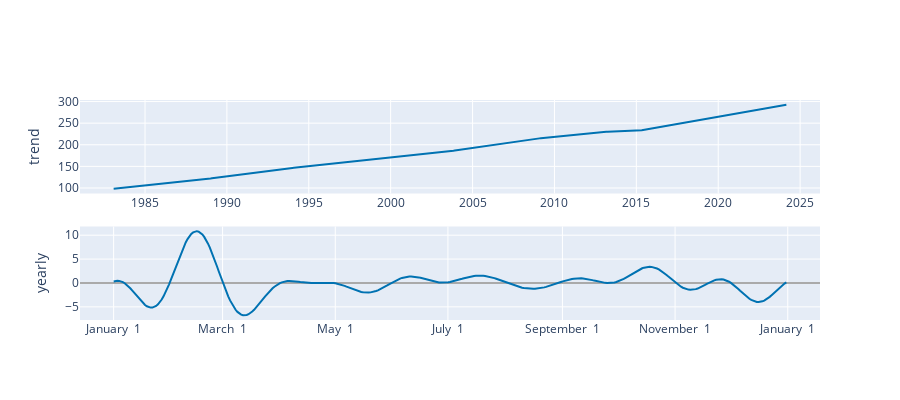

The notebook cell this image was saved under:
### Code cell
plot_components_plotly(m, forecast)

### Figure 1 — Plotly figure (JSON) as saved in the notebook; plotly's stock layout.template omitted (floating-point values rounded to 4 significant figures; data arrays with more than 128 entries replaced by an {"elided": "..."} marker saying what was removed)
{"data": [{"line": {"color": "#0072B2", "width": 2}, "mode": "lines", "name": "trend", "type": "scatter", "x": {"elided": "847 str values"}, "xaxis": "x", "y": {"elided": "847 float values"}, "yaxis": "y"}, {"line": {"color": "rgba(0, 114, 178, 0.2)", "width": 0}, "mode": "lines", "name": "trend_upper", "type": "scatter", "x": {"elided": "847 str values"}, "xaxis": "x", "y": {"elided": "847 float values"}, "yaxis": "y"}, {"fill": "tonexty", "fillcolor": "rgba(0, 114, 178, 0.2)", "line": {"color": "rgba(0, 114, 178, 0.2)", "width": 0}, "mode": "lines", "name": "trend_lower", "type": "scatter", "x": {"elided": "847 str values"}, "xaxis": "x", "y": {"elided": "847 float values"}, "yaxis": "y"}, {"line": {"color": "#0072B2", "width": 2}, "mode": "lines", "name": "yearly", "type": "scatter", "x": {"elided": "365 str values"}, "xaxis": "x2", "y": {"elided": "365 float values"}, "yaxis": "y2"}], "layout": {"height": 400, "showlegend": false, "width": 900, "xaxis": {"anchor": "y", "domain": [0, 1], "range": ["1981-01-11T20:24:00", "2026-03-20T03:36:00"], "type": "date"}, "xaxis2": {"anchor": "y2", "domain": [0, 1], "range": ["2016-12-13T18:54:02.958904115", "2018-01-18T11:04:57.863013581"], "tickformat": "%B %e", "type": "date"}, "yaxis": {"anchor": "x", "domain": [0.575, 1], "rangemode": "normal", "title": {"text": "trend"}, "zerolinecolor": "#AAA"}, "yaxis2": {"anchor": "x2", "domain": [0, 0.425], "title": {"text": "yearly"}, "zerolinecolor": "#AAA"}}}
